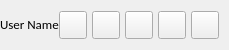
           <widget class="QFrame" name="contentTopBg">
            <property name="minimumSize">
             <size>
              <width>0</width>
              <height>50</height>
             </size>
            </property>
            <property name="maximumSize">
             <size>
              <width>16777215</width>
              <height>50</height>
             </size>
            </property>
            <property name="frameShape">
             <enum>QFrame::NoFrame</enum>
            </property>
            <property name="frameShadow">
             <enum>QFrame::Raised</enum>
            </property>
            <layout class="QHBoxLayout" name="horizontalLayout">
             <property name="spacing">
              <number>0</number>
             </property>
             <property name="leftMargin">
              <number>0</number>
             </property>
             <property name="topMargin">
              <number>0</number>
             </property>
             <property name="rightMargin">
              <number>10</number>
             </property>
             <property name="bottomMargin">
              <number>0</number>
             </property>
             <item>
              <widget class="QFrame" name="leftBox">
               <property name="sizePolicy">
                <sizepolicy hsizetype="Expanding" vsizetype="Preferred">
                 <horstretch>0</horstretch>
                 <verstretch>0</verstretch>
                </sizepolicy>
               </property>
               <property name="frameShape">
                <enum>QFrame::NoFrame</enum>
               </property>
               <property name="frameShadow">
                <enum>QFrame::Raised</enum>
               </property>
               <layout class="QHBoxLayout" name="horizontalLayout_3">
                <property name="spacing">
                 <number>0</number>
                </property>
                <property name="leftMargin">
                 <number>0</number>
                </property>
                <property name="topMargin">
                 <number>0</number>
                </property>
                <property name="rightMargin">
                 <number>0</number>
                </property>
                <property name="bottomMargin">
                 <number>0</number>
                </property>
                <item>
                 <widget class="QLabel" name="lblNameUser">
                  <property name="sizePolicy">
                   <sizepolicy hsizetype="Preferred" vsizetype="Expanding">
                    <horstretch>0</horstretch>
                    <verstretch>0</verstretch>
                   </sizepolicy>
                  </property>
                  <property name="maximumSize">
                   <size>
                    <width>16777215</width>
                    <height>45</height>
                   </size>
                  </property>
                  <property name="font">
                   <font>
                    <family>Calibri</family>
                    <pointsize>10</pointsize>
                    <weight>50</weight>
                    <italic>false</italic>
                    <bold>false</bold>
                   </font>
                  </property>
                  <property name="text">
                   <string>User Name</string>
                  </property>
                  <property name="alignment">
                   <set>Qt::AlignLeading|Qt::AlignLeft|Qt::AlignVCenter</set>
                  </property>
                 </widget>
                </item>
               </layout>
              </widget>
             </item>
             <item alignment="Qt::AlignRight">
              <widget class="QFrame" name="rightButtons">
               <property name="minimumSize">
                <size>
                 <width>0</width>
                 <height>28</height>
                </size>
               </property>
               <property name="frameShape">
                <enum>QFrame::NoFrame</enum>
               </property>
               <property name="frameShadow">
                <enum>QFrame::Raised</enum>
               </property>
               <layout class="QHBoxLayout" name="horizontalLayout_2">
                <property name="spacing">
                 <number>5</number>
                </property>
                <property name="leftMargin">
                 <number>0</number>
                </property>
                <property name="topMargin">
                 <number>0</number>
                </property>
                <property name="rightMargin">
                 <number>0</number>
                </property>
                <property name="bottomMargin">
                 <number>0</number>
                </property>
                <item>
                 <widget class="QPushButton" name="btnSave">
                  <property name="minimumSize">
                   <size>
                    <width>28</width>
                    <height>28</height>
                   </size>
                  </property>
                  <property name="maximumSize">
                   <size>
                    <width>28</width>
                    <height>28</height>
                   </size>
                  </property>
                  <property name="cursor">
                   <cursorShape>PointingHandCursor</cursorShape>
                  </property>
                  <property name="toolTip">
                   <string>Save </string>
                  </property>
                  <property name="styleSheet">
                   <string notr="true"/>
                  </property>
                  <property name="text">
                   <string/>
                  </property>
                  <property name="icon">
                   <iconset resource="resources.qrc">
                    <normaloff>:/icons/images/icons/icons8-save-20.png</normaloff>:/icons/images/icons/icons8-save-20.png</iconset>
                  </property>
                  <property name="iconSize">
                   <size>
                    <width>25</width>
                    <height>25</height>
                   </size>
                  </property>
                 </widget>
                </item>
                <item>
                 <widget class="QPushButton" name="btnSaveAs">
                  <property name="minimumSize">
                   <size>
                    <width>28</width>
                    <height>28</height>
                   </size>
                  </property>
                  <property name="maximumSize">
                   <size>
                    <width>28</width>
                    <height>28</height>
                   </size>
                  </property>
                  <property name="cursor">
                   <cursorShape>PointingHandCursor</cursorShape>
                  </property>
                  <property name="toolTip">
                   <string>Save as</string>
                  </property>
                  <property name="styleSheet">
                   <string notr="true"/>
                  </property>
                  <property name="text">
                   <string/>
                  </property>
                  <property name="icon">
                   <iconset resource="resources.qrc">
                    <normaloff>:/icons/images/icons/cil-saveas.png</normaloff>:/icons/images/icons/cil-saveas.png</iconset>
                  </property>
                  <property name="iconSize">
                   <size>
                    <width>20</width>
                    <height>20</height>
                   </size>
                  </property>
                 </widget>
                </item>
                <item>
                 <widget class="QPushButton" name="minimizeAppBtn">
                  <property name="minimumSize">
                   <size>
                    <width>28</width>
                    <height>28</height>
                   </size>
                  </property>
                  <property name="maximumSize">
                   <size>
                    <width>28</width>
                    <height>28</height>
                   </size>
                  </property>
                  <property name="cursor">
                   <cursorShape>PointingHandCursor</cursorShape>
                  </property>
                  <property name="toolTip">
                   <string>Minimize</string>
                  </property>
                  <property name="text">
                   <string/>
                  </property>
                  <property name="icon">
                   <iconset resource="resources.qrc">
                    <normaloff>:/icons/images/icons/icon_minimize.png</normaloff>:/icons/images/icons/icon_minimize.png</iconset>
                  </property>
                  <property name="iconSize">
                   <size>
                    <width>20</width>
                    <height>20</height>
                   </size>
                  </property>
                 </widget>
                </item>
                <item>
                 <widget class="QPushButton" name="maximizeRestoreAppBtn">
                  <property name="minimumSize">
                   <size>
                    <width>28</width>
                    <height>28</height>
                   </size>
                  </property>
                  <property name="maximumSize">
                   <size>
                    <width>28</width>
                    <height>28</height>
                   </size>
                  </property>
                  <property name="font">
                   <font>
                    <family>Calibri</family>
                    <pointsize>10</pointsize>
                    <weight>50</weight>
                    <italic>false</italic>
                    <bold>false</bold>
                   </font>
                  </property>
                  <property name="cursor">
                   <cursorShape>PointingHandCursor</cursorShape>
                  </property>
                  <property name="toolTip">
                   <string>Maximize</string>
                  </property>
                  <property name="text">
                   <string/>
                  </property>
                  <property name="icon">
                   <iconset resource="resources.qrc">
                    <normaloff>:/icons/images/icons/icon_maximize.png</normaloff>:/icons/images/icons/icon_maximize.png</iconset>
                  </property>
                  <property name="iconSize">
                   <size>
                    <width>20</width>
                    <height>20</height>
                   </size>
                  </property>
                 </widget>
                </item>
                <item>
                 <widget class="QPushButton" name="closeAppBtn">
                  <property name="minimumSize">
                   <size>
                    <width>28</width>
                    <height>28</height>
                   </size>
                  </property>
                  <property name="maximumSize">
                   <size>
                    <width>28</width>
                    <height>28</height>
                   </size>
                  </property>
                  <property name="cursor">
                   <cursorShape>PointingHandCursor</cursorShape>
                  </property>
                  <property name="toolTip">
                   <string>Close</string>
                  </property>
                  <property name="text">
                   <string/>
                  </property>
                  <property name="icon">
                   <iconset resource="resources.qrc">
                    <normaloff>:/icons/images/icons/icon_close.png</normaloff>:/icons/images/icons/icon_close.png</iconset>
                  </property>
                  <property name="iconSize">
                   <size>
                    <width>20</width>
                    <height>20</height>
                   </size>
                  </property>
                 </widget>
                </item>
               </layout>
              </widget>
             </item>
            </layout>
           </widget>
